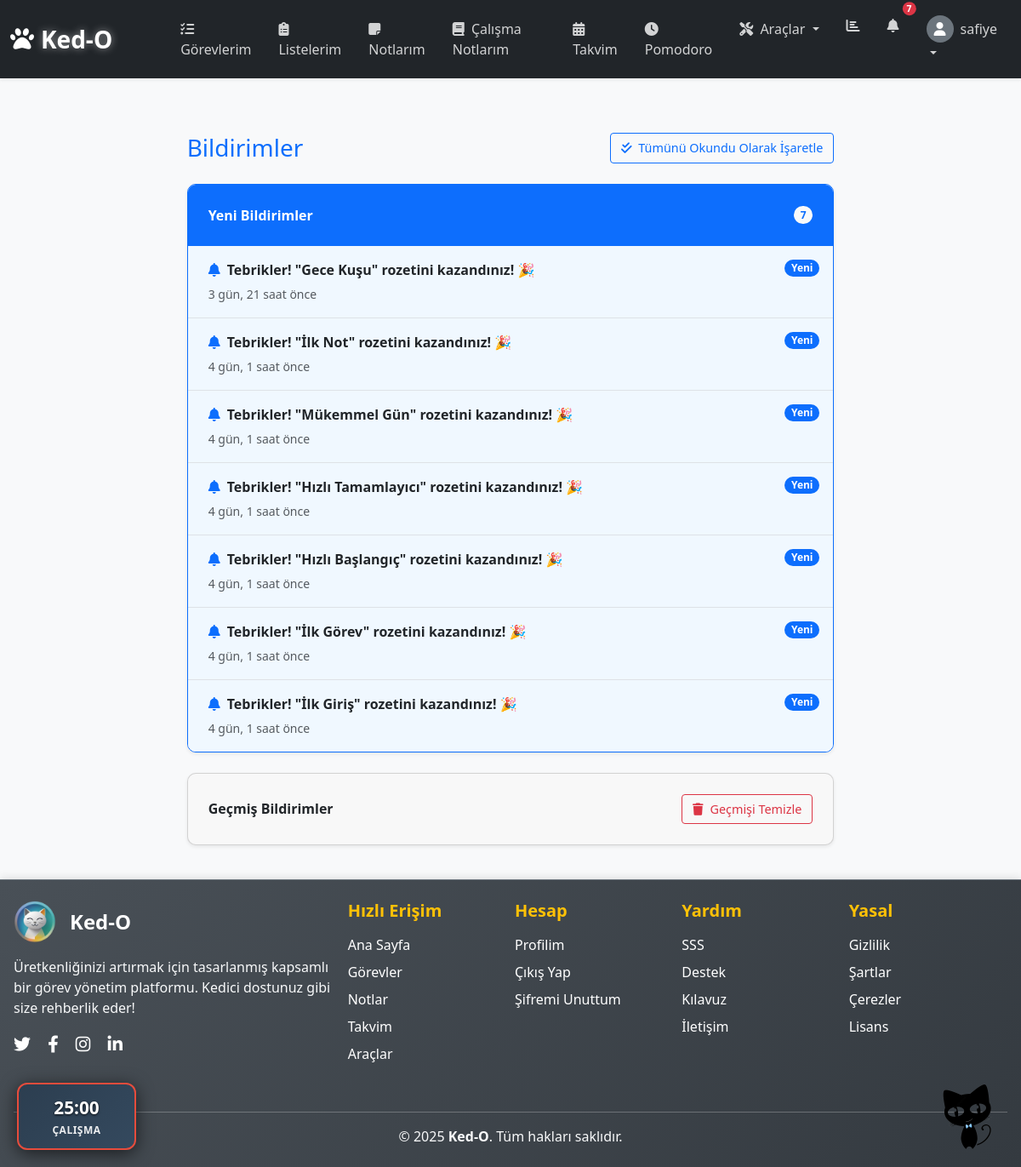
The app's page /profile/notifications/ (signed in) with its own data.
### user_profile/models.py (models this page shows, shortened)
class Notification(models.Model):
    NOTIFICATION_TYPES = (
        ('task', 'Görev'),
        ('note', 'Not'),
        ('system', 'Sistem'),
        ('achievement', 'Başarı'),
    )
    user = models.ForeignKey(User, on_delete=models.CASCADE, related_name='notifications')
    message = models.CharField(max_length=255)
    notification_type = models.CharField(max_length=20, choices=NOTIFICATION_TYPES)
    related_id = models.PositiveIntegerField(null=True, blank=True)
    is_read = models.BooleanField(default=False)
    created_at = models.DateTimeField(default=timezone.now)
    url = models.URLField(null=True, blank=True)
    class Meta:
        ordering = ['-created_at']
        indexes = [
            models.Index(fields=['user', 'created_at']),  # Kullanıcı ve tarih için composite index
            models.Index(fields=['user', 'is_read']),  # Okunmamış bildirimler için index
            models.Index(fields=['created_at']),  # Tarih sıralama için index
            models.Index(fields=['is_read']),  # Okunma durumu için index
            models.Index(fields=['notification_type']),  # Bildirim tipi için index
        ]
        verbose_name = 'Bildirim'
        verbose_name_plural = 'Bildirimler'

### user_profile/views.py (the view)
# urls.py: path('notifications/', views.notifications_view, name='notifications'),
@login_required
def notifications_view(request):
    unread_notifications = Notification.objects.filter(
        user=request.user,
        is_read=False
    ).only('id', 'message', 'notification_type', 'created_at', 'url').order_by('-created_at')
    all_notifications = Notification.objects.filter(
        user=request.user,
        created_at__gte=timezone.now()-timedelta(days=30)
    ).only('id', 'message', 'notification_type', 'created_at', 'url', 'is_read').order_by('-created_at')
    UserBadge.objects.filter(
        user_profile=request.user.profile,
        is_seen=False
    ).update(is_seen=True)
    return render(request, 'user_profile/notifications.html', {
        'unread_notifications': unread_notifications,
        'all_notifications': all_notifications
    })

### dashboard/templatetags/cat_utils.py (called while the page is built)
@register.simple_tag
def cat_image(image_name, position='fixed-tr', size='md', effect='float', custom_class='', custom_style='', clickable=True):
    if size in SIZE_MAP:
        size_class = SIZE_MAP[size]
        inline_size = ''
    else:
        size_class = ''
        inline_size = f'width: {size};'
    position_class = POSITION_MAP.get(position, POSITION_MAP['fixed-tr'])
    effect_class = EFFECT_MAP.get(effect, EFFECT_MAP['float'])
    clickable_class = 'cat-clickable' if clickable else ''
    html = f'''
    <div class="{position_class} {size_class} {effect_class} {clickable_class} {custom_class}"
         style="{custom_style}">
        <img src="/static/images/{image_name}"
             alt="Sevimli Kedi"
             class="cat-image"
             style="{inline_size}">
    </div>
    '''
    return mark_safe(html)

### user_profile/context_processors.py (called while the page is built)
def badge_notifications(request):
    if request.user.is_authenticated:
        new_badges_count = UserBadge.objects.filter(
            user_profile=request.user.profile,
            is_seen=False
        ).count()
        return {'new_badges_count': new_badges_count}
    return {'new_badges_count': 0}

def notifications(request):
    if request.user.is_authenticated:
        unread_count = Notification.objects.filter(
            user=request.user,
            is_read=False
        ).count()
        recent_notifications = Notification.objects.filter(
            user=request.user
        ).order_by('-created_at')[:5]
        return {
            'unread_notifications_count': unread_count,
            'recent_notifications': recent_notifications
        }
    return {}

### user_profile/templates/user_profile/notifications.html (shortened to what this page needs)
{% extends 'core/base.html' %}
{% load static %}
{% load cat_utils %}
{% block content %}
<div class="container-fluid mt-4">
{% cat_image 'kedo-18.png' 'fixed-br' '80px' 'float' %}
    <div class="row justify-content-center">
        <div class="col-12 col-md-10 col-lg-8">
            <div class="d-flex justify-content-between align-items-center mb-4">
                <h2 class="h3 mb-0 text-primary">Bildirimler</h2>
                {% if unread_notifications %}
                <button id="mark-all-read" class="btn btn-sm btn-outline-primary">
                    <i class="fas fa-check-double me-1"></i> Tümünü Okundu Olarak İşaretle
                </button>
                {% endif %}
            </div>
            {% if unread_notifications %}
            <div class="card shadow-sm mb-4 border-primary" id="unread-notifications-card">
                <div class="card-header bg-primary text-white d-flex justify-content-between align-items-center">
                    <span class="fw-bold">Yeni Bildirimler</span>
                    <span class="badge bg-light text-primary rounded-pill" id="unread-count-badge">
                        {{ unread_notifications|length }}
                    </span>
                </div>
                <div class="list-group list-group-flush">
                    {% for notification in unread_notifications %}
                    <div
                        class="list-group-item list-group-item-action d-flex justify-content-between align-items-start p-3 notification-item unread">
                        <div class="ms-2 me-auto">
                            <div class="fw-bold mb-1">
                                <a href="{% if notification.url %}{{ notification.url }}{% else %}#{% endif %}"
                                    class="mark-as-read text-decoration-none text-dark stretched-link"
                                    data-id="{{ notification.id }}">
                                    <i class="fas fa-bell me-2 text-primary"></i>{{ notification.message }}
                                </a>
                            </div>
                            <small class="text-muted">{{ notification.created_at|timesince }} önce</small>
                        </div>
                        <span class="badge bg-primary rounded-pill">Yeni</span>
                    </div>
                    {% endfor %}
                </div>
            </div>
            {% endif %}
            <div class="card shadow-sm" id="history-notifications-card">
                <div class="card-header bg-light text-dark d-flex justify-content-between align-items-center">
                    <span class="fw-bold">Geçmiş Bildirimler</span>
                    {% if all_notifications %}
                    <button id="clear-history" class="btn btn-sm btn-outline-danger">
                        <i class="fas fa-trash me-1"></i> Geçmişi Temizle
                    </button>
                    {% endif %}
                </div>
            </div>
        </div>
    </div>
</div>
{% endblock %}

### templates/core/navbar.html (shortened to what this page needs)
{% load static %}
<nav class="navbar navbar-expand-lg navbar-dark bg-dark sticky-top shadow-sm">
    <div class="container-fluid">
        <a class="navbar-brand fw-bold fs-3 d-flex align-items-center" href="{% url 'dashboard:landing' %}">
            <i class="fas fa-paw me-2"></i>
            <span class="brand-text me-5">Ked-O</span>
        </a>
        <div class="collapse navbar-collapse" id="navbarMain">
            {% if user.is_authenticated %}
                <ul class="navbar-nav me-auto mb-2 mb-lg-0">
                    <li class="nav-item">
                        <a class="nav-link nav-link-custom" href="{% url 'todo:task_list' %}">
                            <i class="fas fa-tasks me-1"></i>
                            <span class="nav-text">Görevlerim</span>
                        </a>
                    </li>
                    <li class="nav-item">
                        <a class="nav-link nav-link-custom" href="{% url 'lists:list_list' %}">
                            <i class="fas fa-clipboard-list me-1"></i>
                            <span class="nav-text">Listelerim</span>
                        </a>
                    </li>
                    <li class="nav-item">
                        <a class="nav-link nav-link-custom" href="{% url 'notes:note_list' %}">
                            <i class="fas fa-sticky-note me-1"></i>
                            <span class="nav-text">Notlarım</span>
                        </a>
                    </li>
                    <li class="nav-item">
                        <a class="nav-link nav-link-custom" href="{% url 'tools:study_notes_list' %}">
                            <i class="fas fa-book me-1"></i>
                            <span class="nav-text">Çalışma Notlarım</span>
                        </a>
                    </li>
                    <li class="nav-item">
                        <a class="nav-link nav-link-custom" href="{% url 'dashboard:calendar' %}">
                            <i class="fas fa-calendar-alt me-1"></i>
                            <span class="nav-text">Takvim</span>
                        </a>
                    </li>
                    <li class="nav-item">
                        <a class="nav-link nav-link-custom" href="{% url 'dashboard:pomodoro' %}">
                            <i class="fas fa-clock me-1"></i>
                            <span class="nav-text">Pomodoro</span>
                        </a>
                    </li>
                    <li class="nav-item dropdown">
                        <a class="nav-link dropdown-toggle nav-link-custom" href="#" id="toolsDropdown" role="button"
                            data-bs-toggle="dropdown" aria-expanded="false">
                            <i class="fas fa-tools me-1"></i>
                            <span class="nav-text">Araçlar</span>
                        </a>
                    </li>
                </ul>
                <ul class="navbar-nav ms-auto">
                    <li class="nav-item d-none d-lg-block">
                        <a class="nav-link nav-link-custom" href="{% url 'analytics:dashboard' %}">
                            <i class="fas fa-chart-bar"></i>
                        </a>
                    </li>
                    <li class="nav-item dropdown">
                        <a class="nav-link position-relative nav-link-custom" href="#" id="notificationsDropdown"
                            role="button" data-bs-toggle="dropdown" aria-expanded="false">
                            <i class="fas fa-bell"></i>
                            {% if unread_notifications_count > 0 %}
                            <span id="notification-count"
                                class="position-absolute top-0 start-100 translate-middle badge rounded-pill bg-danger">
                                {{ unread_notifications_count }}
                            </span>
                            {% else %}
                            <span id="notification-count"
                                class="position-absolute top-0 start-100 translate-middle badge rounded-pill bg-danger d-none"></span>
                            {% endif %}
                        </a>
                    </li>
                    <li class="nav-item dropdown">
                        <a class="nav-link dropdown-toggle nav-link-custom" href="#" id="userDropdown" role="button"
                            data-bs-toggle="dropdown" aria-expanded="false">
                            <div class="d-flex align-items-center">
                                <div class="user-avatar bg-secondary rounded-circle d-flex align-items-center justify-content-center me-2"
                                    style="width: 32px; height: 32px;">
                                    <i class="fas fa-user text-white"></i>
                                </div>
                                <span class="d-none d-lg-inline">{{ user.username|truncatechars:15 }}</span>
                            </div>
                        </a>
                    </li>
                </ul>
            {% endif %}
        </div>
    </div>
</nav>

### static/css/styles.css (style rules this page uses)
.card { border-radius: 10px; overflow: hidden; }
.card-header { padding: 1.5rem; }
.navbar-brand { font-weight: 600; }
.navbar-nav .nav-link { padding: 0.5rem 1rem; transition: all 0.2s; border-radius: 4px; }
.navbar .badge { font-size: 0.65rem; padding: 0.25em 0.5em; }
.navbar .d-none.d-lg-inline { max-width: 100px; overflow: hidden; text-overflow: ellipsis; white-space: nowrap; display: inline-block; vertical-align: middle; }
.card-header { font-weight: 600; }
.btn { transition: all 0.3s ease; }
.card { margin-bottom: 1rem; }
.btn { font-size: 0.9rem; padding: 0.375rem 0.75rem; }
.row { margin-left: -5px; margin-right: -5px; }
.col, .col-1, .col-10, .col-11, .col-12, .col-2, .col-3, .col-4, .col-5, .col-6, .col-7, .col-8, .col-9, .col-auto, .col-lg, .col-lg-1, .col-lg-10, .col-lg-11, .col-lg-12, .col-lg-2, .col-lg-3, .col-lg-4, .col-lg-5, .col-lg-6, .col-lg-7, .col-lg-8, .col-lg-9, .col-lg-auto, .col-md, .col-md-1, .col-md-10, .col-md-11, .col-md-12, .col-md-2, .col-md-3, .col-md-4, .col-md-5, .col-md-6, .col-md-7, .col-md-8, .col-md-9, .col-md-auto, .col-sm, .col-sm-1, .col-sm-10, .col-sm-11, .col-sm-12, .col-sm-2, .col-sm-3, .col-sm-4, .col-sm-5, .col-sm-6, .col-sm-7, .col-sm-8, .col-sm-9, .col-sm-auto, .col-xl, .col-xl-1, .col-xl-10, .col-xl-11, .col-xl-12, .col-xl-2, .col-xl-3, .col-xl-4, .col-xl-5, .col-xl-6, .col-xl-7, .col-xl-8, .col-xl-9, .col-xl-auto { padding-left: 5px; padding-right: 5px; }

### static/css/custom.css (style rules this page uses)
.card-header.bg-primary { background-color: #0d6efd !important; }
.card-header { background: var(--bs-card-cap-bg) !important; }
.text-primary { color: #0d6efd !important; }
.text-dark { color: #212529 !important; }
.badge { font-size: 0.75em; }
body { font-family: 'Segoe UI', Tahoma, Geneva, Verdana, sans-serif; }
h1, h2, h3, h4, h5, h6 { font-weight: 600; }
body { padding-bottom: 60px; }
.card-header { background: linear-gradient(135deg, #667eea 0%, #764ba2 100%); color: white; border: none; }

### static/css/cats.css (style rules this page uses)
.cat-fixed { position: fixed !important; z-index: 9999 !important; pointer-events: none !important; }
.cat-image { display: block !important; height: auto !important; transition: all 0.3s ease !important; }
.cat-fixed-bottom-right { bottom: 20px !important; right: 20px !important; }
.cat-float { animation: cat-float 3s ease-in-out infinite !important; }
.cat-clickable { pointer-events: auto !important; cursor: pointer !important; }

### user_profile/templates/user_profile/notifications.html (style rules this page uses)
#unread-notifications-card { transition: all 0.3s ease-in-out; }
.notification-item { transition: all 0.3s ease-in-out; }
.notification-item { transition: all 0.2s ease; border-left: 4px solid transparent; }
.notification-item.unread { border-left-color: #0d6efd; background-color: #f0f8ff; }
.stretched-link::after { position: absolute; top: 0; right: 0; bottom: 0; left: 0; z-index: 1; content: ""; }

### templates/core/navbar.html (style rules this page uses)
.navbar-brand .brand-text { color: #fff; text-shadow: 0 0 10px rgba(255, 255, 255, 0.5); }
.nav-link-custom { transition: all 0.3s ease; border-radius: 6px; margin: 2px 4px; padding: 8px 12px !important; color: rgba(255, 255, 255, 0.8) !important; }
.user-avatar { transition: all 0.3s ease; }

### templates/core/footer.html (style rules this page uses)
html, body { height: 100%; margin: 0; padding: 0; }
body { display: flex; flex-direction: column; min-height: 100vh; }

### records on screen
Notification: message "Tebrikler! \"Gece Kuşu\" rozetini kazandınız! 🎉", created_at "3 gün, 21 saat"
Notification: message "Tebrikler! \"İlk Not\" rozetini kazandınız! 🎉", created_at "4 gün, 1 saat"
Notification: message "Tebrikler! \"Mükemmel Gün\" rozetini kazandınız! 🎉", created_at "4 gün, 1 saat"
Notification: message "Tebrikler! \"Hızlı Tamamlayıcı\" rozetini kazandınız! 🎉", created_at "4 gün, 1 saat"
Notification: message "Tebrikler! \"Hızlı Başlangıç\" rozetini kazandınız! 🎉", created_at "4 gün, 1 saat"
Notification: message "Tebrikler! \"İlk Görev\" rozetini kazandınız! 🎉", created_at "4 gün, 1 saat"
Notification: message "Tebrikler! \"İlk Giriş\" rozetini kazandınız! 🎉", created_at "4 gün, 1 saat"

### other values on screen
{{ unread_notifications_count }} "7"
{{ user.username|truncatechars:15 }} "safiye"
{{ unread_notifications|length }} "7"
